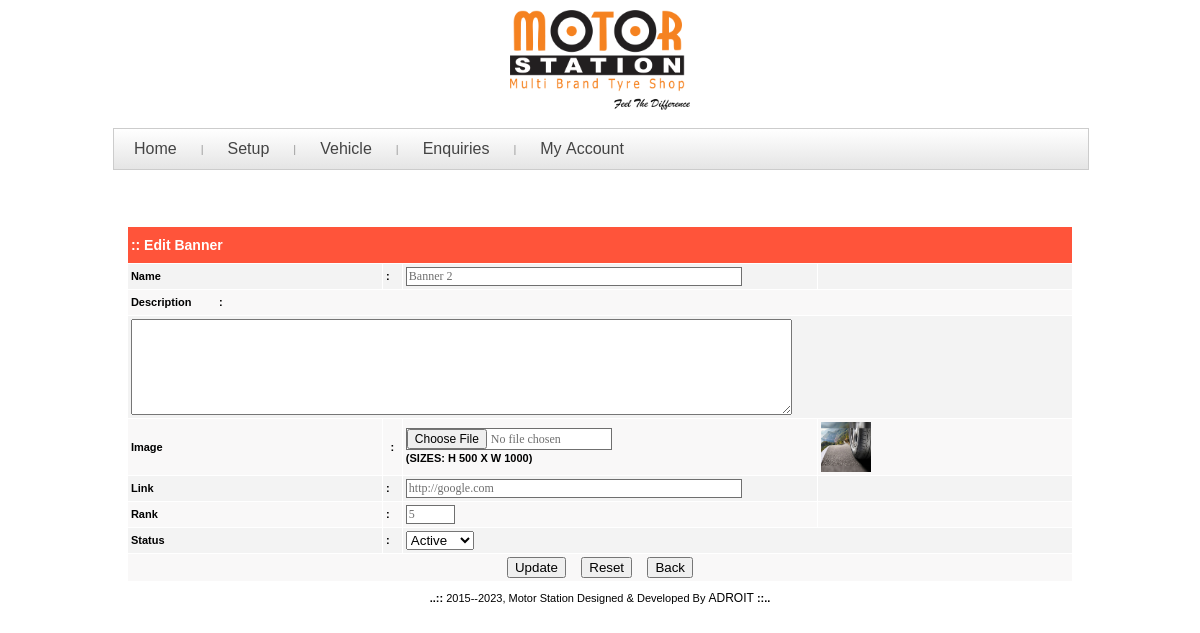
Page /admin/edit_banner.php?edit=2&pg=1&countstart=0 (signed in) on the committed database.
### tables this page shows
CREATE TABLE `bnr_mst` (
  `bnrm_id` int(15) NOT NULL,
  `bnrm_name` varchar(250) NOT NULL,
  `bnrm_desc` text,
  `bnrm_imgnm` varchar(250) DEFAULT NULL,
  `bnrm_lnk` varchar(250) DEFAULT NULL,
  `bnrm_prty` int(15) DEFAULT NULL,
  `bnrm_sts` char(1) DEFAULT NULL,
  `bnrm_crtdon` datetime DEFAULT NULL,
  `bnrm_crtdby` varchar(250) DEFAULT NULL,
  `bnrm_mdfdon` datetime DEFAULT NULL,
  `bnrm_mdfdby` varchar(250) DEFAULT NULL
);

### includes/inc_usr_functions.php (called while the page is built, shortened)
<?php
	function glb_func_chkvl($cntrlval){
		$newval =  htmlspecialchars(trim($cntrlval),ENT_QUOTES);
		return $newval;
	}
?>

### includes/inc_folder_path.php (called while the page is built, shortened)
<?php
	$gbnr_fldnm 			= "../banner/";
?>

### admin/edit_banner.php (the view, shortened to what this page needs)
<?php
	include_once '../includes/inc_connection.php';
	include_once '../includes/inc_usr_functions.php';
	include_once "../includes/inc_folder_path.php";
	global $id,$pg,$countstart;
	$rd_crntpgnm = "vw_all_banners.php";
	$rd_vwpgnm   = "view_banner_detail.php";
	$clspn_val   = "4";
	if(isset($_REQUEST['edit']) && trim($_REQUEST['edit'])!="" &&
	   isset($_REQUEST['pg']) && trim($_REQUEST['pg'])!="" &&
	   isset($_REQUEST['countstart']) && trim($_REQUEST['countstart'])!=""){
		$id 	  = glb_func_chkvl($_REQUEST['edit']);
		$pg 	  = glb_func_chkvl($_REQUEST['pg']);
		$cntstart = glb_func_chkvl($_REQUEST['countstart']);
		$loc 	  = "";
		$sqrybnr_mst="select
						  bnrm_id,bnrm_name,bnrm_desc,bnrm_imgnm,
						  bnrm_lnk,bnrm_prty,bnrm_sts
					  from
						 bnr_mst
					  where
						 bnrm_id='$id'";
		$srsbnr_mst  = mysqli_query($conn,$sqrybnr_mst);
		$cnt_rec=mysqli_num_rows($srsbnr_mst);
		if($cnt_rec > 0){
			$rowsbnr_mst = mysqli_fetch_assoc($srsbnr_mst);
		}else{
			header("Location:$rd_crntpgnm");
			exit();
		}
	}
	else{
		header("Location:$rd_crntpgnm");
		exit();
	}
?>
<!DOCTYPE HTML PUBLIC "-//W3C//DTD HTML 4.01 Transitional//EN"
"http://www.w3.org/TR/html4/loose.dtd">
<html>
<head>
	<?php
		include_once 'script.php';
	?>
</head>
<body>
<?php
	include_once '../includes/inc_adm_header.php';
	include_once '../includes/inc_adm_leftlinks.php';
?>
<table width="1004"  border="0" align="center" cellpadding="3" cellspacing="1">
    <tr>
      <td height="350" valign="top"><br><br>
        <table width="95%"  border="0" align="center" cellpadding="3" cellspacing="1" bgcolor="#FFFFFF">
		  <form name="frmedtbnr" id="frmedtbnr" method="post" enctype="multipart/form-data" action="<?php $_SERVER['SCRIPT_FILENAME'];?>" onSubmit="return yav.performCheck('frmedtbnr', rules, 'inline');">
                 <tr align="left" class='white'>
			  <td height="30" colspan="5" bgcolor="#FF543A">
			 <span class="heading"><strong>:: Edit Banner </strong></span>&nbsp;&nbsp;&nbsp;</td>
			</tr>
			   <tr bgcolor="#F3F3F3">
                <td width="12%" height="19" valign="middle" ><strong>Name</strong></td>
				<td width="2%" ><strong>:</strong></td>
                 <td width="44%" align="left" valign="middle" >
				 <input name="txtname" type="text" class="select" id="txtname" onBlur="funcChkDupName();" size="45" maxlength="240" value="<?php echo $rowsbnr_mst['bnrm_name'];?>"></td>
				 <td width="42%"  style="color:#FF0000"><span id="errorsDiv_txtname"></span></td>
			    </tr>
				<tr bgcolor="#f9f8f8">
                	<td width="13%" height="19" valign="middle"  colspan="<?php echo $clspn_val;?>">
					<strong>Description &nbsp;&nbsp;&nbsp;&nbsp;&nbsp;&nbsp;&nbsp;&nbsp;:</strong> </td>
				</tr>
				<tr bgcolor="#F3F3F3">
					<td align="left" valign="middle"   colspan="<?php echo $clspn_val;?>">
						<textarea name="txtdesc" id="txtdesc" rows="6" cols="80"><?php echo $rowsbnr_mst['bnrm_desc'];?></textarea>
					</td>
                </tr>
				<tr bgcolor="#f9f8f8">
					<td width="27%" height="19" valign="middle" ><strong>Image</strong>
					<td align="center" ><strong>:</strong></td>
					<td ><input type="file" class="select" id="flesmlimg" name="flesmlimg"><br/><strong>(SIZES: H 500 X W 1000) </strong></td>
					<td >
					<?php
					   $imgnm   = $rowsbnr_mst['bnrm_imgnm'];
					   $imgpath = $gbnr_fldnm.$imgnm;
					   if(($imgnm !="") && file_exists($imgpath)){
						  echo "<img src='$imgpath' width='50pixel' height='50pixel'>";
					   }
					   else{
						  echo "No Image";
					   }
					?></td>
			    </tr>
				<tr bgcolor="#F3F3F3">
                <td width="12%" height="19" valign="middle" ><strong>Link</strong></td>
				<td width="2%" ><strong>:</strong></td>
                 <td width="44%" align="left" valign="middle" >
				 <input name="txtlnk" type="text" class="select" id="txtlnk" size="45" maxlength="240" value="<?php echo $rowsbnr_mst['bnrm_lnk'];?>" ></td>
				 <td width="42%"  style="color:#FF0000"></td>
			    </tr>
				 <tr bgcolor="#f9f8f8">
                   <td > <strong>Rank</strong> </td>
				   <td ><strong>:</strong></td>
                   <td >
				  <input type="text" name="txtprior" id="txtprior" class="select" size="4" maxlength="3" value="<?php echo $rowsbnr_mst['bnrm_prty'];?>" onBlur="funcChkDupName()"></td>
					<td  style="color:#FF0000"><span id="errorsDiv_txtprior"></span></td>
                </tr>
				<tr bgcolor="#F3F3F3">
					<td width="12%" height="19" valign="middle" ><strong>Status</strong></td>
					<td ><strong>:</strong></td>
					<td width="44%" align="left" valign="middle"  colspan="<?php echo $clspn_val-2;?>">
					<select name="lststs" id="lststs">
						<option value="a"<?php if($rowsbnr_mst['bnrm_sts']=='a') echo 'selected';?>>Active</option>
					  </select>
					</td>
				</tr>
				<tr valign="middle" bgcolor="#f9f8f8">
						<td colspan="<?php echo $clspn_val;?>" align="center" >
						<input type="Submit" class="textfeild"  name="btnedtbnr" id="btnedtbnr" value="Update">
						<input type="reset" class="textfeild"  name="btnecatrst1" value="Reset" id="btnecatrstone">
						  <input type="button"  name="btnBack" value="Back" class="textfeild" onclick="location.href='<?php echo $rd_vwpgnm;?>?edit=<?php echo $id;?>&pg=<?php echo $pg;?>&countstart=<?php echo $cntstart.$loc;?>'">
						</td>
				</tr>
			  </form>
          </table>   </td>
	</tr>
</table>
<?php include_once "../includes/inc_adm_footer.php";?>
</body>
</html>

### admin/style_admin.css (style rules this page uses)
body { background:#fff; margin-left: 0px; margin-top: 0px; margin-right: 0px; margin-bottom: 0px; }
table { font-family: Verdana, Arial, Helvetica, sans-serif; font-size: 11px; color: #000; line-height: 17px; }
.select { BORDER-RIGHT: #6f6f6f 1px solid; BORDER-TOP: #6f6f6f 1px solid; FONT-SIZE: 9pt; BORDER-LEFT: #6f6f6f 1px solid; COLOR: #6f6f6f; BORDER-BOTTOM: #6f6f6f 1px solid; FONT-FAMILY: verdana; BACKGROUND-COLOR: #ffffff; }
.heading { font-family: Verdana, Arial, Helvetica, sans-serif; font-size: 14px; font-style: normal; line-height: 18px; font-weight: bold; }
.white { color:#fff !important }

### admin/admin_menu.css (style rules this page uses)
body { background:url(../images/seamless_leaf_pattern_01.jpg) repeat scroll 0 0; margin-left: 0px; margin-top: 0px; margin-right: 0px; margin-bottom: 0px; }

### rows in the picture
bnr_mst: txtname "Banner 2", bnrm_imgnm (picture), txtlnk "http://google.com", txtprior "5", lststs "Active"

### other values in the picture
$pgftr "2015--2023, Motor Station Designed & Developed By"
